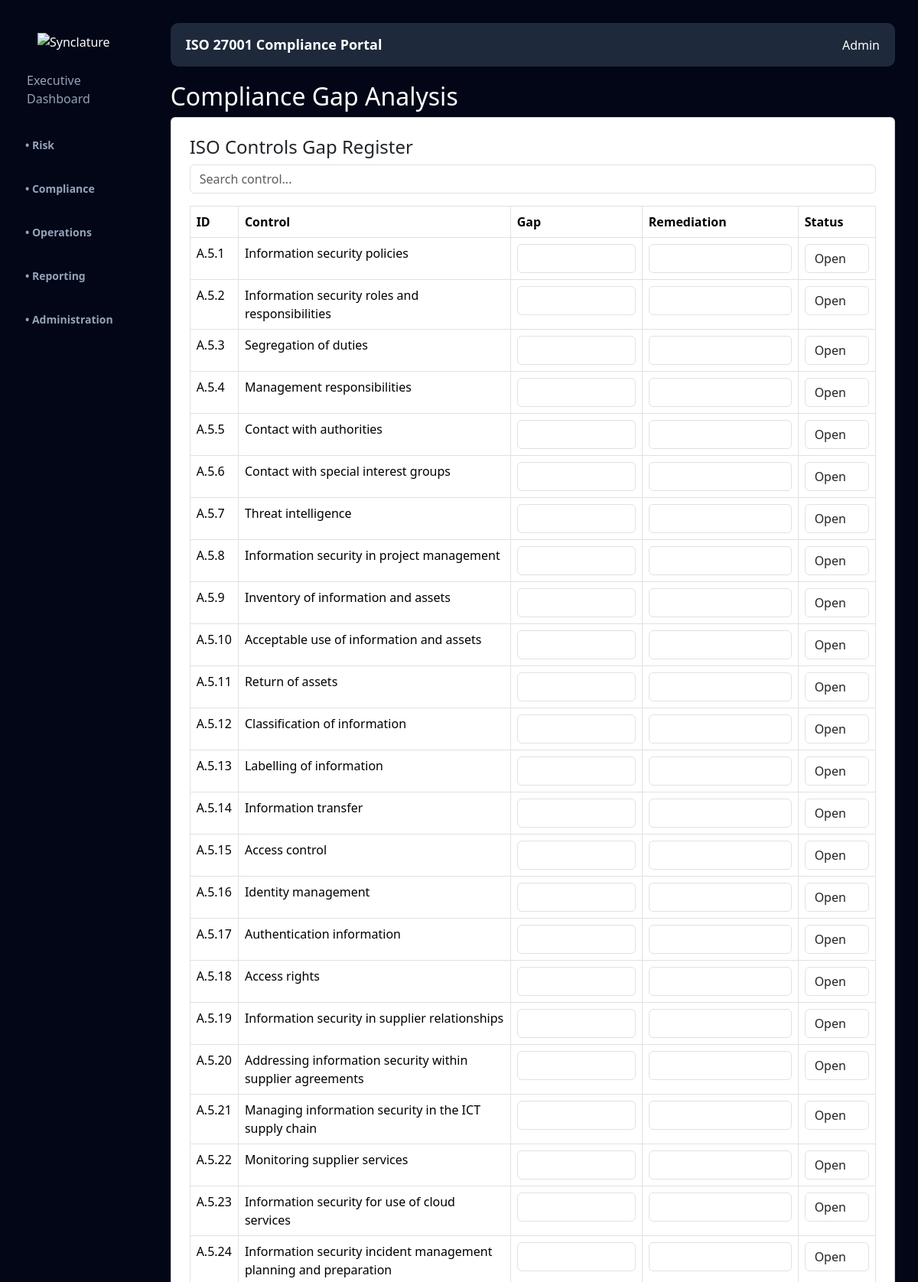
The app's page /compliance-gap (upper part) with its own data.
### models.py (models this page shows)
class ComplianceGap(db.Model):
    id = db.Column(db.Integer, primary_key=True)
    control_id = db.Column(db.String(20))
    control_name = db.Column(db.String(200))
    gap_description = db.Column(db.String(500))
    remediation = db.Column(db.String(500))
    status = db.Column(db.String(100))

### app.py (the view)
@app.route("/compliance-gap")
def compliance_gap():
    gaps = ComplianceGap.query.all()
    def sort_key(g):
        try:
            parts = g.control_id.replace("A.", "").split(".")
            return [int(p) for p in parts]
        except:
            return [999, 999]  # fallback
    gaps = sorted(gaps, key=sort_key)
    return render_template("pages/compliance_gap.html", gaps=gaps)

### app.py (called while the page is built)
@app.context_processor
def inject_theme():
    return dict(theme=session.get("theme", "dark"))

### templates/pages/compliance_gap.html (shortened to what this page needs)
{% extends "base.html" %}
{% block content %}
<h2>Compliance Gap Analysis</h2>
<div class="card p-4">
<h4>ISO Controls Gap Register</h4>
<form method="POST" action="/update-gaps">
<input
    type="text"
    id="searchInput"
    placeholder="Search control..."
    class="form-control mb-3"
    onkeyup="filterTable('searchInput','gapTable')">
<table class="table table-bordered" id="gapTable">
<thead>
<tr>
<th>ID</th>
<th>Control</th>
<th>Gap</th>
<th>Remediation</th>
<th>Status</th>
</tr>
</thead>
<tbody>
{% for gap in gaps %}
<tr>
<td>{{ gap.control_id }}</td>
<td>{{ gap.control_name }}</td>
<td>
<input
type="text"
name="gap_{{gap.id}}"
value="{{ gap.gap_description or '' }}"
class="form-control">
</td>
<td>
<input
type="text"
name="remediation_{{gap.id}}"
value="{{ gap.remediation or '' }}"
class="form-control">
</td>
<td>
<select name="status_{{gap.id}}" class="form-control">
<option value="Open"
{% if gap.status == "Open" %}selected{% endif %}>
Open
</option>
</select>
</td>
</tr>
{% endfor %}
</tbody>
</table>
</form>
</div>
{% endblock %}

### static/css/style.css (style rules this page uses)
body.dark { --bg-main: #020617; --bg-secondary: #1e293b; --bg-card: #1e293b; --text-main: #ffffff; --text-muted: #94a3b8; --sidebar-bg: #020617; }
body { margin: 0; font-family: 'Segoe UI', sans-serif; background-color: var(--bg-main); color: var(--text-main); transition: background-color 0.35s ease, color 0.35s ease; }

### records on screen
ComplianceGap: control_id "A.5.1", control_name "Information security policies", status+id "Open"
ComplianceGap: control_id "A.5.2", control_name "Information security roles and responsibilities", status+id "Open"
ComplianceGap: control_id "A.5.3", control_name "Segregation of duties", status+id "Open"
ComplianceGap: control_id "A.5.4", control_name "Management responsibilities", status+id "Open"
ComplianceGap: control_id "A.5.5", control_name "Contact with authorities", status+id "Open"
ComplianceGap: control_id "A.5.6", control_name "Contact with special interest groups", status+id "Open"
ComplianceGap: control_id "A.5.7", control_name "Threat intelligence", status+id "Open"
ComplianceGap: control_id "A.5.8", control_name "Information security in project management", status+id "Open"
ComplianceGap: control_id "A.5.9", control_name "Inventory of information and assets", status+id "Open"
ComplianceGap: control_id "A.5.10", control_name "Acceptable use of information and assets", status+id "Open"
ComplianceGap: control_id "A.5.11", control_name "Return of assets", status+id "Open"
ComplianceGap: control_id "A.5.12", control_name "Classification of information", status+id "Open"
ComplianceGap: control_id "A.5.13", control_name "Labelling of information", status+id "Open"
ComplianceGap: control_id "A.5.14", control_name "Information transfer", status+id "Open"
ComplianceGap: control_id "A.5.15", control_name "Access control", status+id "Open"
ComplianceGap: control_id "A.5.16", control_name "Identity management", status+id "Open"
ComplianceGap: control_id "A.5.17", control_name "Authentication information", status+id "Open"
ComplianceGap: control_id "A.5.18", control_name "Access rights", status+id "Open"
ComplianceGap: control_id "A.5.19", control_name "Information security in supplier relationships", status+id "Open"
ComplianceGap: control_id "A.5.20", control_name "Addressing information security within supplier agreements", status+id "Open"
ComplianceGap: control_id "A.5.21", control_name "Managing information security in the ICT supply chain", status+id "Open"
ComplianceGap: control_id "A.5.22", control_name "Monitoring supplier services", status+id "Open"
ComplianceGap: control_id "A.5.23", control_name "Information security for use of cloud services", status+id "Open"
ComplianceGap: control_id "A.5.24", control_name "Information security incident management planning and preparation", status+id "Open"
